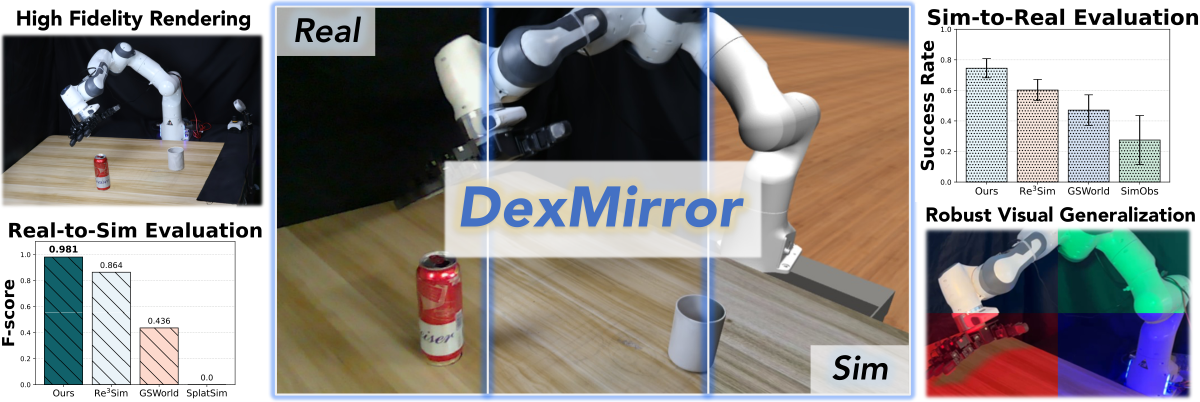
#> input picture assets/dexmirror_teaser.png, 2400 x 804 px (shown at 1/2 size)
$ python apply_mask.py --image ../assets/dexmirror_teaser.png --mask ../assets/dexmirror_teaser.png
#> lines starting #> are read from the running program, lines starting #| are printed output that depends on the picture; after the words box and inside, x2 and y2 are one past the last pixel; in counts of white or black regions, pixels touching at a corner belong together
#!/usr/bin/env python3
import argparse
from PIL import Image
import numpy as np
import os

parser = argparse.ArgumentParser()
parser.add_argument('--image', required=True)
parser.add_argument('--mask', required=True)
parser.add_argument('--out', default=None)
args = parser.parse_args()

img_path = args.image
mask_path = args.mask

img = Image.open(img_path).convert('RGB')
#> img is the input picture: PIL image 2400x804 RGB; mean R, G, B 142.9, 140, 138
mask = Image.open(mask_path).convert('L')
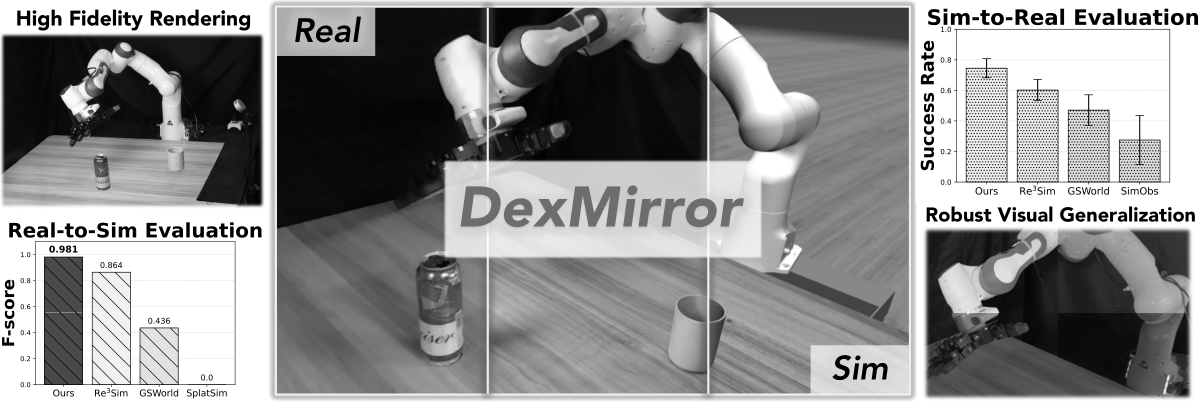
#> mask: PIL image 2400x804 L (shown at 1/2 size); min 0, max 255, mean 140.6

# resize mask to image if needed
if mask.size != img.size:
    mask = mask.resize(img.size, resample=Image.NEAREST)

img_np = np.array(img)
mask_np = np.array(mask)

# consider mask>127 as object (1), else background (0)
obj = mask_np > 127
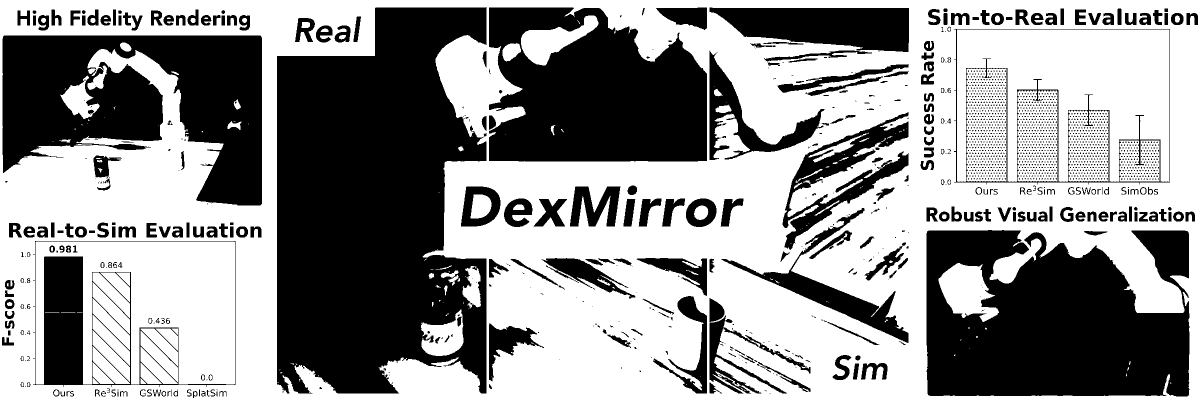
#> obj: shape (804, 2400) bool (shown at 1/2 size); 57.4% white; 1946 black regions (1632 under 20 px), largest, box (x1, y1, x2, y2) and area: (554, 15, 974, 787) 251367, (1853, 460, 2379, 793) 140820, (5, 71, 524, 411) 111903

# create white background
white = np.ones_like(img_np, dtype=img_np.dtype) * 255

out_np = img_np.copy()
out_np[~obj] = white[~obj]
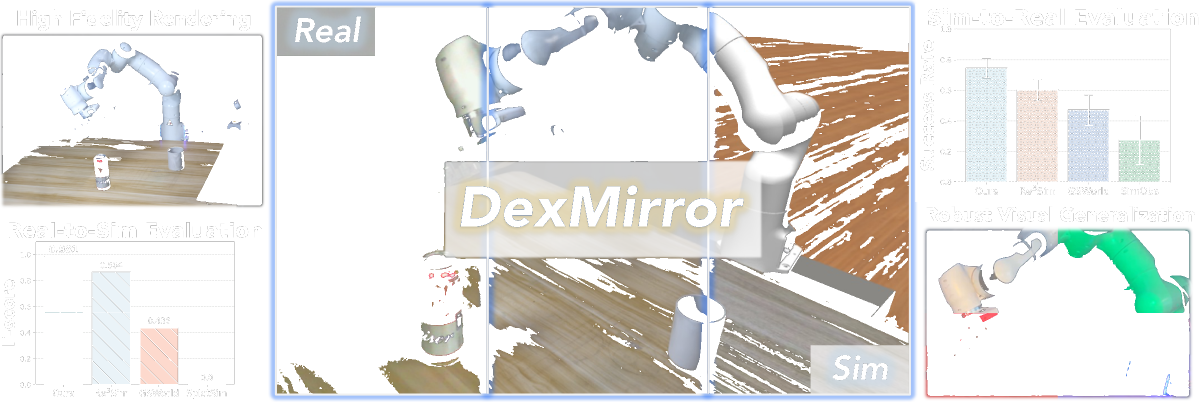
#> out_np: shape (804, 2400, 3) (shown at 1/2 size); mean R, G, B 228, 227, 223.7

out_img = Image.fromarray(out_np)

if args.out:
    out_path = args.out
else:
    base = os.path.splitext(os.path.basename(img_path))[0]
    out_path = os.path.join(os.path.dirname(img_path), base + '_masked.png')

out_img.save(out_path)
print('Saved masked image to', out_path)
